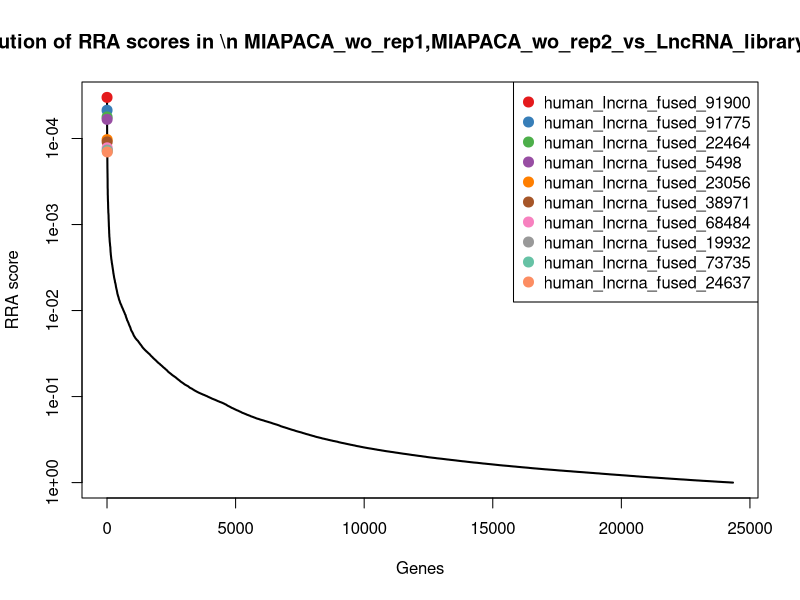
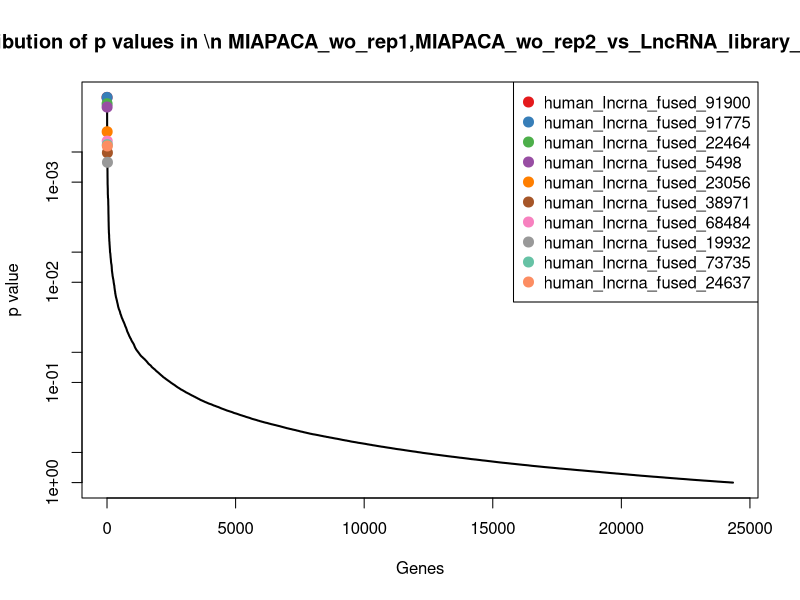
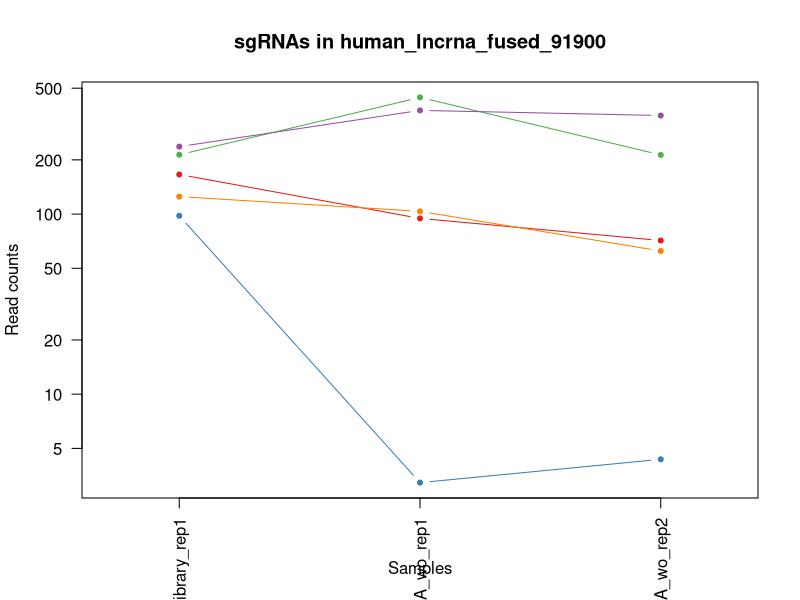
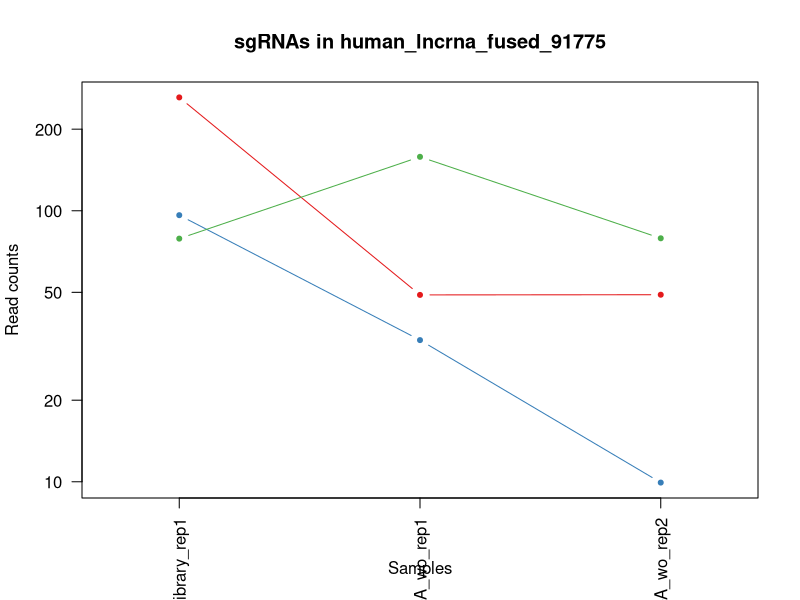
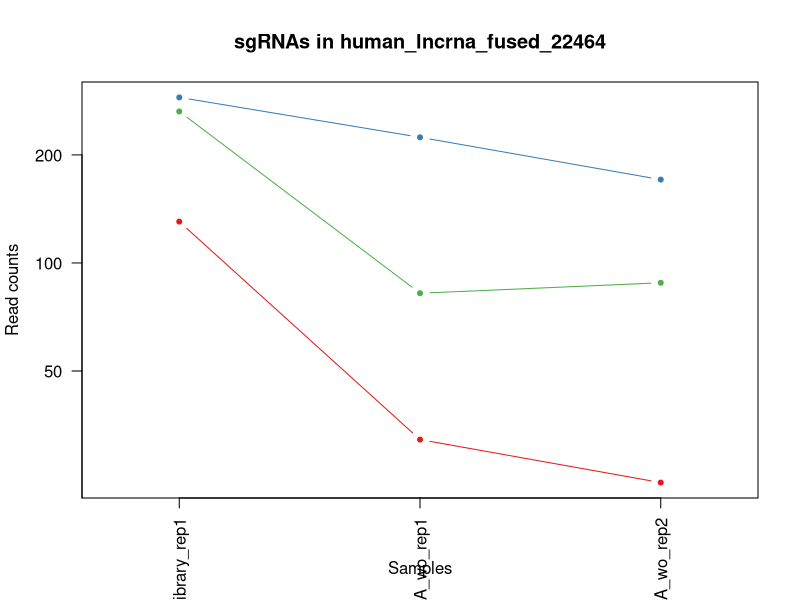
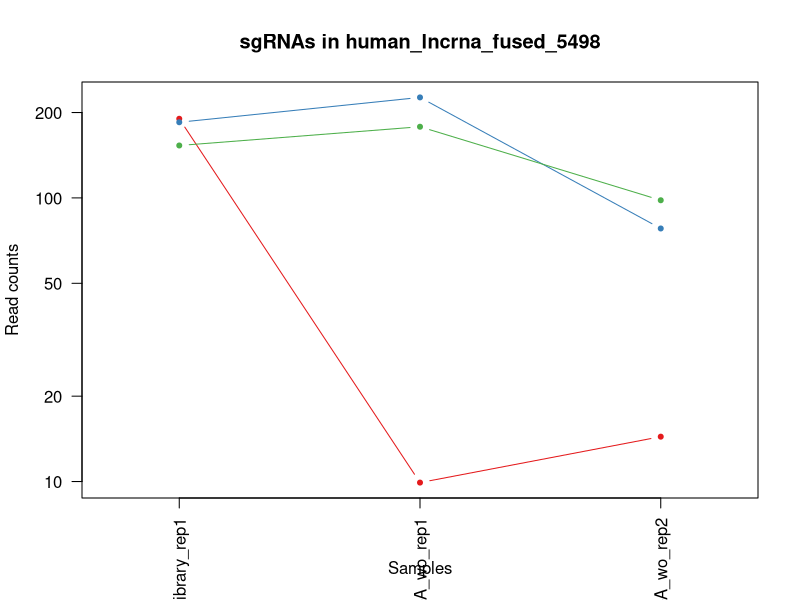
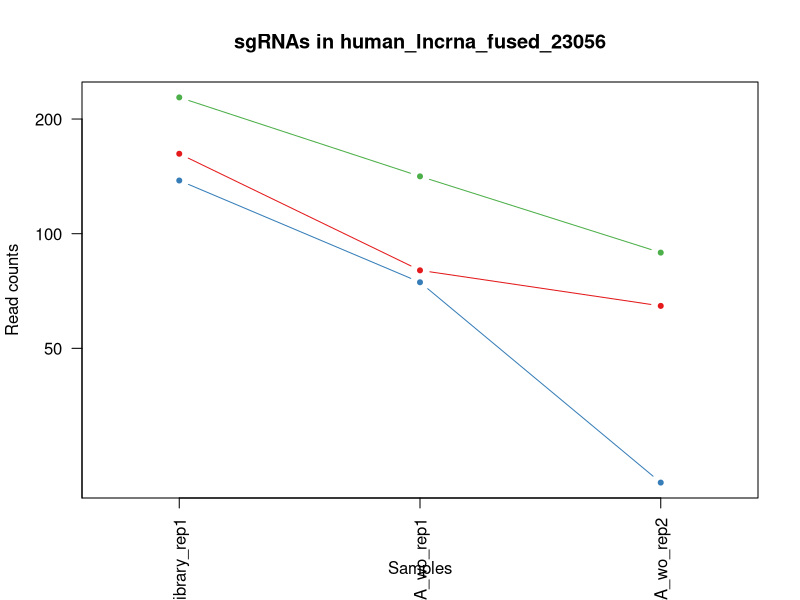
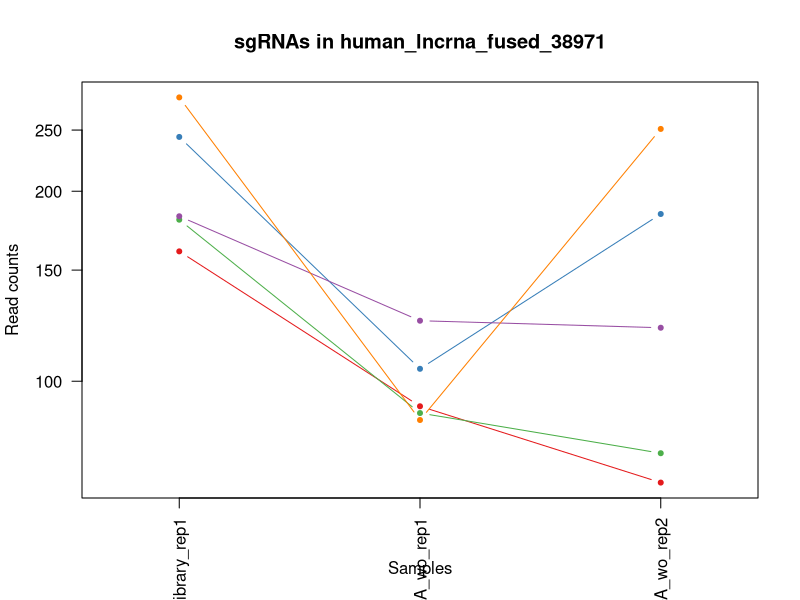

Write R code to recreate these figures, in order. (Note: this script raises an error after producing the figures.)
pdf(file='test_analysis_MIAPACA_wo.pdf',width=4.5,height=4.5);
gstable=read.table('test_analysis_MIAPACA_wo.gene_summary.txt',header=T)
# 
#
# parameters
# Do not modify the variables beginning with "__"

# gstablename='__GENE_SUMMARY_FILE__'
startindex=3
# outputfile='__OUTPUT_FILE__'
targetgenelist=c("human_lncrna_fused_91900","human_lncrna_fused_91775","human_lncrna_fused_22464","human_lncrna_fused_5498","human_lncrna_fused_23056","human_lncrna_fused_38971","human_lncrna_fused_68484","human_lncrna_fused_19932","human_lncrna_fused_73735","human_lncrna_fused_24637")
# samplelabel=sub('.\\w+.\\w+$','',colnames(gstable)[startindex]);
samplelabel='MIAPACA_wo_rep1,MIAPACA_wo_rep2_vs_LncRNA_library_rep1 neg.'


# You need to write some codes in front of this code:
# gstable=read.table(gstablename,header=T)
# pdf(file=outputfile,width=6,height=6)


# set up color using RColorBrewer
#library(RColorBrewer)
#colors <- brewer.pal(length(targetgenelist), "Set1")

colors=c( "#E41A1C", "#377EB8", "#4DAF4A", "#984EA3", "#FF7F00",  "#A65628", "#F781BF",
          "#999999", "#66C2A5", "#FC8D62", "#8DA0CB", "#E78AC3", "#A6D854", "#FFD92F", "#E5C494", "#B3B3B3", 
          "#8DD3C7", "#FFFFB3", "#BEBADA", "#FB8072", "#80B1D3", "#FDB462", "#B3DE69", "#FCCDE5",
          "#D9D9D9", "#BC80BD", "#CCEBC5", "#FFED6F")

######
# function definition

plotrankedvalues<-function(val, tglist, ...){
  
  plot(val,log='y',ylim=c(max(val),min(val)),type='l',lwd=2, ...)
  if(length(tglist)>0){
    for(i in 1:length(tglist)){
      targetgene=tglist[i];
      tx=which(names(val)==targetgene);ty=val[targetgene];
      points(tx,ty,col=colors[(i %% length(colors)) ],cex=2,pch=20)
      # text(tx+50,ty,targetgene,col=colors[i])
    }
    legend('topright',tglist,pch=20,pt.cex = 2,cex=1,col=colors)
  }
}



plotrandvalues<-function(val,targetgenelist, ...){
  # choose the one with the best distance distribution
  
  mindiffvalue=0;
  randval=val;
  for(i in 1:20){
    randval0=sample(val)
    vindex=sort(which(names(randval0) %in% targetgenelist))
    if(max(vindex)>0.9*length(val)){
      # print('pass...')
      next;
    }
    mindiffind=min(diff(vindex));
    if (mindiffind > mindiffvalue){
      mindiffvalue=mindiffind;
      randval=randval0;
      # print(paste('Diff: ',mindiffvalue))
    }
  }
  plot(randval,log='y',ylim=c(max(randval),min(randval)),pch=20,col='grey', ...)
  
  if(length(targetgenelist)>0){
    for(i in 1:length(targetgenelist)){
      targetgene=targetgenelist[i];
      tx=which(names(randval)==targetgene);ty=randval[targetgene];
      points(tx,ty,col=colors[(i %% length(colors)) ],cex=2,pch=20)
      text(tx+50,ty,targetgene,col=colors[i])
    }
  }
  
}




# set.seed(1235)



pvec=gstable[,startindex]
names(pvec)=gstable[,'id']
pvec=sort(pvec);

plotrankedvalues(pvec,targetgenelist,xlab='Genes',ylab='RRA score',main=paste('Distribution of RRA scores in \\n',samplelabel))

# plotrandvalues(pvec,targetgenelist,xlab='Genes',ylab='RRA score',main=paste('Distribution of RRA scores in \\n',samplelabel))


pvec=gstable[,startindex+1]
names(pvec)=gstable[,'id']
pvec=sort(pvec);

plotrankedvalues(pvec,targetgenelist,xlab='Genes',ylab='p value',main=paste('Distribution of p values in \\n',samplelabel))

# plotrandvalues(pvec,targetgenelist,xlab='Genes',ylab='p value',main=paste('Distribution of p values in \\n',samplelabel))



# you need to write after this code:
# dev.off()






# parameters
# Do not modify the variables beginning with "__"
targetmat=list(c(164.90016207520446,93.6117117128869,70.32229099201336),c(96.82211351204639,2.2288502788782614,3.3486805234292047),c(212.55479606941452,443.5412054967739,212.08309981718278),c(236.00390168561339,375.561271990987,351.61145496006685),c(124.05333293730925,102.52711282840039,61.39247626286886))
targetgene="human_lncrna_fused_91900"
collabel=c("LncRNA_library_rep1","MIAPACA_wo_rep1","MIAPACA_wo_rep2")

# set up color using RColorBrewer
#library(RColorBrewer)
#colors <- brewer.pal(length(targetgenelist), "Set1")

colors=c( "#E41A1C", "#377EB8", "#4DAF4A", "#984EA3", "#FF7F00",  "#A65628", "#F781BF",
          "#999999", "#66C2A5", "#FC8D62", "#8DA0CB", "#E78AC3", "#A6D854", "#FFD92F", "#E5C494", "#B3B3B3", 
          "#8DD3C7", "#FFFFB3", "#BEBADA", "#FB8072", "#80B1D3", "#FDB462", "#B3DE69", "#FCCDE5",
          "#D9D9D9", "#BC80BD", "#CCEBC5", "#FFED6F")


## code

targetmatvec=unlist(targetmat)+1
yrange=range(targetmatvec[targetmatvec>0]);
# yrange[1]=1; # set the minimum value to 1
for(i in 1:length(targetmat)){
  vali=targetmat[[i]]+1;
  if(i==1){
    plot(1:length(vali),vali,type='b',las=1,pch=20,main=paste('sgRNAs in',targetgene),ylab='Read counts',xlab='Samples',xlim=c(0.7,length(vali)+0.3),ylim = yrange,col=colors[(i %% length(colors))],xaxt='n',log='y')
    axis(1,at=1:length(vali),labels=(collabel),las=2)
    # lines(0:100,rep(1,101),col='black');
  }else{
    lines(1:length(vali),vali,type='b',pch=20,col=colors[(i %% length(colors))])
  }
}




# parameters
# Do not modify the variables beginning with "__"
targetmat=list(c(260.96585282543793,47.920280995882564,47.997754169151996),c(95.30926798842064,32.31832904373481,8.929814729144557),c(77.91154446672482,157.1339446609177,78.13587888001489))
targetgene="human_lncrna_fused_91775"
collabel=c("LncRNA_library_rep1","MIAPACA_wo_rep1","MIAPACA_wo_rep2")

# set up color using RColorBrewer
#library(RColorBrewer)
#colors <- brewer.pal(length(targetgenelist), "Set1")

colors=c( "#E41A1C", "#377EB8", "#4DAF4A", "#984EA3", "#FF7F00",  "#A65628", "#F781BF",
          "#999999", "#66C2A5", "#FC8D62", "#8DA0CB", "#E78AC3", "#A6D854", "#FFD92F", "#E5C494", "#B3B3B3", 
          "#8DD3C7", "#FFFFB3", "#BEBADA", "#FB8072", "#80B1D3", "#FDB462", "#B3DE69", "#FCCDE5",
          "#D9D9D9", "#BC80BD", "#CCEBC5", "#FFED6F")


## code

targetmatvec=unlist(targetmat)+1
yrange=range(targetmatvec[targetmatvec>0]);
# yrange[1]=1; # set the minimum value to 1
for(i in 1:length(targetmat)){
  vali=targetmat[[i]]+1;
  if(i==1){
    plot(1:length(vali),vali,type='b',las=1,pch=20,main=paste('sgRNAs in',targetgene),ylab='Read counts',xlab='Samples',xlim=c(0.7,length(vali)+0.3),ylim = yrange,col=colors[(i %% length(colors))],xaxt='n',log='y')
    axis(1,at=1:length(vali),labels=(collabel),las=2)
    # lines(0:100,rep(1,101),col='black');
  }else{
    lines(1:length(vali),vali,type='b',pch=20,col=colors[(i %% length(colors))])
  }
}




# parameters
# Do not modify the variables beginning with "__"
targetmat=list(c(129.34829226999946,31.2039039042956,23.440763664004454),c(288.1970722507004,222.88502788782614,169.6664798537462),c(263.23512111087587,81.35303517905649,87.06569360915948))
targetgene="human_lncrna_fused_22464"
collabel=c("LncRNA_library_rep1","MIAPACA_wo_rep1","MIAPACA_wo_rep2")

# set up color using RColorBrewer
#library(RColorBrewer)
#colors <- brewer.pal(length(targetgenelist), "Set1")

colors=c( "#E41A1C", "#377EB8", "#4DAF4A", "#984EA3", "#FF7F00",  "#A65628", "#F781BF",
          "#999999", "#66C2A5", "#FC8D62", "#8DA0CB", "#E78AC3", "#A6D854", "#FFD92F", "#E5C494", "#B3B3B3", 
          "#8DD3C7", "#FFFFB3", "#BEBADA", "#FB8072", "#80B1D3", "#FDB462", "#B3DE69", "#FCCDE5",
          "#D9D9D9", "#BC80BD", "#CCEBC5", "#FFED6F")


## code

targetmatvec=unlist(targetmat)+1
yrange=range(targetmatvec[targetmatvec>0]);
# yrange[1]=1; # set the minimum value to 1
for(i in 1:length(targetmat)){
  vali=targetmat[[i]]+1;
  if(i==1){
    plot(1:length(vali),vali,type='b',las=1,pch=20,main=paste('sgRNAs in',targetgene),ylab='Read counts',xlab='Samples',xlim=c(0.7,length(vali)+0.3),ylim = yrange,col=colors[(i %% length(colors))],xaxt='n',log='y')
    axis(1,at=1:length(vali),labels=(collabel),las=2)
    # lines(0:100,rep(1,101),col='black');
  }else{
    lines(1:length(vali),vali,type='b',pch=20,col=colors[(i %% length(colors))])
  }
}




# parameters
# Do not modify the variables beginning with "__"
targetmat=list(c(189.10569045321563,8.915401115513037,13.39472209371686),c(183.81073112052542,225.11387816670458,77.01965203887178),c(152.04097512438503,177.1935971708215,97.11173517944708))
targetgene="human_lncrna_fused_5498"
collabel=c("LncRNA_library_rep1","MIAPACA_wo_rep1","MIAPACA_wo_rep2")

# set up color using RColorBrewer
#library(RColorBrewer)
#colors <- brewer.pal(length(targetgenelist), "Set1")

colors=c( "#E41A1C", "#377EB8", "#4DAF4A", "#984EA3", "#FF7F00",  "#A65628", "#F781BF",
          "#999999", "#66C2A5", "#FC8D62", "#8DA0CB", "#E78AC3", "#A6D854", "#FFD92F", "#E5C494", "#B3B3B3", 
          "#8DD3C7", "#FFFFB3", "#BEBADA", "#FB8072", "#80B1D3", "#FDB462", "#B3DE69", "#FCCDE5",
          "#D9D9D9", "#BC80BD", "#CCEBC5", "#FFED6F")


## code

targetmatvec=unlist(targetmat)+1
yrange=range(targetmatvec[targetmatvec>0]);
# yrange[1]=1; # set the minimum value to 1
for(i in 1:length(targetmat)){
  vali=targetmat[[i]]+1;
  if(i==1){
    plot(1:length(vali),vali,type='b',las=1,pch=20,main=paste('sgRNAs in',targetgene),ylab='Read counts',xlab='Samples',xlim=c(0.7,length(vali)+0.3),ylim = yrange,col=colors[(i %% length(colors))],xaxt='n',log='y')
    axis(1,at=1:length(vali),labels=(collabel),las=2)
    # lines(0:100,rep(1,101),col='black');
  }else{
    lines(1:length(vali),vali,type='b',pch=20,col=colors[(i %% length(colors))])
  }
}




# parameters
# Do not modify the variables beginning with "__"
targetmat=list(c(161.11804826613988,79.12418490017826,63.62492994515493),c(136.91251988812766,73.5520592029826,21.208309981718276),c(226.9268285438586,140.41756756933057,88.18192045030248))
targetgene="human_lncrna_fused_23056"
collabel=c("LncRNA_library_rep1","MIAPACA_wo_rep1","MIAPACA_wo_rep2")

# set up color using RColorBrewer
#library(RColorBrewer)
#colors <- brewer.pal(length(targetgenelist), "Set1")

colors=c( "#E41A1C", "#377EB8", "#4DAF4A", "#984EA3", "#FF7F00",  "#A65628", "#F781BF",
          "#999999", "#66C2A5", "#FC8D62", "#8DA0CB", "#E78AC3", "#A6D854", "#FFD92F", "#E5C494", "#B3B3B3", 
          "#8DD3C7", "#FFFFB3", "#BEBADA", "#FB8072", "#80B1D3", "#FDB462", "#B3DE69", "#FCCDE5",
          "#D9D9D9", "#BC80BD", "#CCEBC5", "#FFED6F")


## code

targetmatvec=unlist(targetmat)+1
yrange=range(targetmatvec[targetmatvec>0]);
# yrange[1]=1; # set the minimum value to 1
for(i in 1:length(targetmat)){
  vali=targetmat[[i]]+1;
  if(i==1){
    plot(1:length(vali),vali,type='b',las=1,pch=20,main=paste('sgRNAs in',targetgene),ylab='Read counts',xlab='Samples',xlim=c(0.7,length(vali)+0.3),ylim = yrange,col=colors[(i %% length(colors))],xaxt='n',log='y')
    axis(1,at=1:length(vali),labels=(collabel),las=2)
    # lines(0:100,rep(1,101),col='black');
  }else{
    lines(1:length(vali),vali,type='b',pch=20,col=colors[(i %% length(colors))])
  }
}




# parameters
# Do not modify the variables beginning with "__"
targetmat=list(c(159.60520274251422,90.26843629456958,68.0898373097273),c(242.8117065419283,103.6415379678386,183.0612019474631),c(179.2721945496485,88.03958601569126,75.90342519772871),c(181.54146283508646,123.7011904777434,120.55249884345174),c(280.63284463257224,85.81073573681303,250.03481241604737))
targetgene="human_lncrna_fused_38971"
collabel=c("LncRNA_library_rep1","MIAPACA_wo_rep1","MIAPACA_wo_rep2")

# set up color using RColorBrewer
#library(RColorBrewer)
#colors <- brewer.pal(length(targetgenelist), "Set1")

colors=c( "#E41A1C", "#377EB8", "#4DAF4A", "#984EA3", "#FF7F00",  "#A65628", "#F781BF",
          "#999999", "#66C2A5", "#FC8D62", "#8DA0CB", "#E78AC3", "#A6D854", "#FFD92F", "#E5C494", "#B3B3B3", 
          "#8DD3C7", "#FFFFB3", "#BEBADA", "#FB8072", "#80B1D3", "#FDB462", "#B3DE69", "#FCCDE5",
          "#D9D9D9", "#BC80BD", "#CCEBC5", "#FFED6F")


## code

targetmatvec=unlist(targetmat)+1
yrange=range(targetmatvec[targetmatvec>0]);
# yrange[1]=1; # set the minimum value to 1
for(i in 1:length(targetmat)){
  vali=targetmat[[i]]+1;
  if(i==1){
    plot(1:length(vali),vali,type='b',las=1,pch=20,main=paste('sgRNAs in',targetgene),ylab='Read counts',xlab='Samples',xlim=c(0.7,length(vali)+0.3),ylim = yrange,col=colors[(i %% length(colors))],xaxt='n',log='y')
    axis(1,at=1:length(vali),labels=(collabel),las=2)
    # lines(0:100,rep(1,101),col='black');
  }else{
    lines(1:length(vali),vali,type='b',pch=20,col=colors[(i %% length(colors))])
  }
}




# parameters
# Do not modify the variables beginning with "__"
targetmat=list(c(228.43967406748422,55.721256971956535,69.20606415087038),c(245.83739758918054,84.69631059737392,82.60078624458714),c(272.3121942526307,365.5314457360351,246.6861318926179))
targetgene="human_lncrna_fused_68484"
collabel=c("LncRNA_library_rep1","MIAPACA_wo_rep1","MIAPACA_wo_rep2")

# set up color using RColorBrewer
#library(RColorBrewer)
#colors <- brewer.pal(length(targetgenelist), "Set1")

colors=c( "#E41A1C", "#377EB8", "#4DAF4A", "#984EA3", "#FF7F00",  "#A65628", "#F781BF",
          "#999999", "#66C2A5", "#FC8D62", "#8DA0CB", "#E78AC3", "#A6D854", "#FFD92F", "#E5C494", "#B3B3B3", 
          "#8DD3C7", "#FFFFB3", "#BEBADA", "#FB8072", "#80B1D3", "#FDB462", "#B3DE69", "#FCCDE5",
          "#D9D9D9", "#BC80BD", "#CCEBC5", "#FFED6F")


## code

targetmatvec=unlist(targetmat)+1
yrange=range(targetmatvec[targetmatvec>0]);
# yrange[1]=1; # set the minimum value to 1
for(i in 1:length(targetmat)){
  vali=targetmat[[i]]+1;
  if(i==1){
    plot(1:length(vali),vali,type='b',las=1,pch=20,main=paste('sgRNAs in',targetgene),ylab='Read counts',xlab='Samples',xlim=c(0.7,length(vali)+0.3),ylim = yrange,col=colors[(i %% length(colors))],xaxt='n',log='y')
    axis(1,at=1:length(vali),labels=(collabel),las=2)
    # lines(0:100,rep(1,101),col='black');
  }else{
    lines(1:length(vali),vali,type='b',pch=20,col=colors[(i %% length(colors))])
  }
}




# parameters
# Do not modify the variables beginning with "__"
targetmat=list(c(251.88877968368308,130.38774131437864,79.25210572115797),c(213.31121883122682,122.58676533830418,168.55025301260375),c(159.60520274251422,45.69143071700434,68.0898373097273),c(257.94016177818565,78.00975976073916,152.9230772366009),c(245.08097482736724,482.54608537714324,667.503651003556))
targetgene="human_lncrna_fused_19932"
collabel=c("LncRNA_library_rep1","MIAPACA_wo_rep1","MIAPACA_wo_rep2")

# set up color using RColorBrewer
#library(RColorBrewer)
#colors <- brewer.pal(length(targetgenelist), "Set1")

colors=c( "#E41A1C", "#377EB8", "#4DAF4A", "#984EA3", "#FF7F00",  "#A65628", "#F781BF",
          "#999999", "#66C2A5", "#FC8D62", "#8DA0CB", "#E78AC3", "#A6D854", "#FFD92F", "#E5C494", "#B3B3B3", 
          "#8DD3C7", "#FFFFB3", "#BEBADA", "#FB8072", "#80B1D3", "#FDB462", "#B3DE69", "#FCCDE5",
          "#D9D9D9", "#BC80BD", "#CCEBC5", "#FFED6F")


## code

targetmatvec=unlist(targetmat)+1
yrange=range(targetmatvec[targetmatvec>0]);
# yrange[1]=1; # set the minimum value to 1
for(i in 1:length(targetmat)){
  vali=targetmat[[i]]+1;
  if(i==1){
    plot(1:length(vali),vali,type='b',las=1,pch=20,main=paste('sgRNAs in',targetgene),ylab='Read counts',xlab='Samples',xlim=c(0.7,length(vali)+0.3),ylim = yrange,col=colors[(i %% length(colors))],xaxt='n',log='y')
    axis(1,at=1:length(vali),labels=(collabel),las=2)
    # lines(0:100,rep(1,101),col='black');
  }else{
    lines(1:length(vali),vali,type='b',pch=20,col=colors[(i %% length(colors))])
  }
}




# parameters
# Do not modify the variables beginning with "__"
targetmat=list(c(285.17138120344913,37.890454740930466,37.951712598864404),c(144.47674750625686,80.23861003961737,65.85738362744111),c(236.00390168561339,242.94468039772997,329.28691813720604))
targetgene="human_lncrna_fused_73735"
collabel=c("LncRNA_library_rep1","MIAPACA_wo_rep1","MIAPACA_wo_rep2")

# set up color using RColorBrewer
#library(RColorBrewer)
#colors <- brewer.pal(length(targetgenelist), "Set1")

colors=c( "#E41A1C", "#377EB8", "#4DAF4A", "#984EA3", "#FF7F00",  "#A65628", "#F781BF",
          "#999999", "#66C2A5", "#FC8D62", "#8DA0CB", "#E78AC3", "#A6D854", "#FFD92F", "#E5C494", "#B3B3B3", 
          "#8DD3C7", "#FFFFB3", "#BEBADA", "#FB8072", "#80B1D3", "#FDB462", "#B3DE69", "#FCCDE5",
          "#D9D9D9", "#BC80BD", "#CCEBC5", "#FFED6F")


## code

targetmatvec=unlist(targetmat)+1
yrange=range(targetmatvec[targetmatvec>0]);
# yrange[1]=1; # set the minimum value to 1
for(i in 1:length(targetmat)){
  vali=targetmat[[i]]+1;
  if(i==1){
    plot(1:length(vali),vali,type='b',las=1,pch=20,main=paste('sgRNAs in',targetgene),ylab='Read counts',xlab='Samples',xlim=c(0.7,length(vali)+0.3),ylim = yrange,col=colors[(i %% length(colors))],xaxt='n',log='y')
    axis(1,at=1:length(vali),labels=(collabel),las=2)
    # lines(0:100,rep(1,101),col='black');
  }else{
    lines(1:length(vali),vali,type='b',pch=20,col=colors[(i %% length(colors))])
  }
}




# parameters
# Do not modify the variables beginning with "__"
targetmat=list(c(228.43967406748422,103.6415379678386,108.27400359087736),c(239.786015494677,141.53199270876976,108.27400359087736),c(155.0666661716363,45.69143071700434,93.76305465601781))
targetgene="human_lncrna_fused_24637"
collabel=c("LncRNA_library_rep1","MIAPACA_wo_rep1","MIAPACA_wo_rep2")

# set up color using RColorBrewer
#library(RColorBrewer)
#colors <- brewer.pal(length(targetgenelist), "Set1")

colors=c( "#E41A1C", "#377EB8", "#4DAF4A", "#984EA3", "#FF7F00",  "#A65628", "#F781BF",
          "#999999", "#66C2A5", "#FC8D62", "#8DA0CB", "#E78AC3", "#A6D854", "#FFD92F", "#E5C494", "#B3B3B3", 
          "#8DD3C7", "#FFFFB3", "#BEBADA", "#FB8072", "#80B1D3", "#FDB462", "#B3DE69", "#FCCDE5",
          "#D9D9D9", "#BC80BD", "#CCEBC5", "#FFED6F")


## code

targetmatvec=unlist(targetmat)+1
yrange=range(targetmatvec[targetmatvec>0]);
# yrange[1]=1; # set the minimum value to 1
for(i in 1:length(targetmat)){
  vali=targetmat[[i]]+1;
  if(i==1){
    plot(1:length(vali),vali,type='b',las=1,pch=20,main=paste('sgRNAs in',targetgene),ylab='Read counts',xlab='Samples',xlim=c(0.7,length(vali)+0.3),ylim = yrange,col=colors[(i %% length(colors))],xaxt='n',log='y')
    axis(1,at=1:length(vali),labels=(collabel),las=2)
    # lines(0:100,rep(1,101),col='black');
  }else{
    lines(1:length(vali),vali,type='b',pch=20,col=colors[(i %% length(colors))])
  }
}



# 
#
# parameters
# Do not modify the variables beginning with "__"

# gstablename='__GENE_SUMMARY_FILE__'
startindex=9
# outputfile='__OUTPUT_FILE__'
targetgenelist=c("human_lncrna_fused_7155","human_lncrna_fused_54915","human_lncrna_fused_11862","ENST00000611405","human_lncrna_fused_55290","human_lncrna_fused_50477","human_lncrna_fused_62737","human_lncrna_fused_75453","human_lncrna_fused_49762","human_lncrna_fused_87656")
# samplelabel=sub('.\\w+.\\w+$','',colnames(gstable)[startindex]);
samplelabel='MIAPACA_wo_rep1,MIAPACA_wo_rep2_vs_LncRNA_library_rep1 pos.'


# You need to write some codes in front of this code:
# gstable=read.table(gstablename,header=T)
# pdf(file=outputfile,width=6,height=6)


# set up color using RColorBrewer
#library(RColorBrewer)
#colors <- brewer.pal(length(targetgenelist), "Set1")

colors=c( "#E41A1C", "#377EB8", "#4DAF4A", "#984EA3", "#FF7F00",  "#A65628", "#F781BF",
          "#999999", "#66C2A5", "#FC8D62", "#8DA0CB", "#E78AC3", "#A6D854", "#FFD92F", "#E5C494", "#B3B3B3", 
          "#8DD3C7", "#FFFFB3", "#BEBADA", "#FB8072", "#80B1D3", "#FDB462", "#B3DE69", "#FCCDE5",
          "#D9D9D9", "#BC80BD", "#CCEBC5", "#FFED6F")

######
# function definition

plotrankedvalues<-function(val, tglist, ...){
  
  plot(val,log='y',ylim=c(max(val),min(val)),type='l',lwd=2, ...)
  if(length(tglist)>0){
    for(i in 1:length(tglist)){
      targetgene=tglist[i];
      tx=which(names(val)==targetgene);ty=val[targetgene];
      points(tx,ty,col=colors[(i %% length(colors)) ],cex=2,pch=20)
      # text(tx+50,ty,targetgene,col=colors[i])
    }
    legend('topright',tglist,pch=20,pt.cex = 2,cex=1,col=colors)
  }
}



plotrandvalues<-function(val,targetgenelist, ...){
  # choose the one with the best distance distribution
  
  mindiffvalue=0;
  randval=val;
  for(i in 1:20){
    randval0=sample(val)
    vindex=sort(which(names(randval0) %in% targetgenelist))
    if(max(vindex)>0.9*length(val)){
      # print('pass...')
      next;
    }
    mindiffind=min(diff(vindex));
    if (mindiffind > mindiffvalue){
      mindiffvalue=mindiffind;
      randval=randval0;
      # print(paste('Diff: ',mindiffvalue))
    }
  }
  plot(randval,log='y',ylim=c(max(randval),min(randval)),pch=20,col='grey', ...)
  
  if(length(targetgenelist)>0){
    for(i in 1:length(targetgenelist)){
      targetgene=targetgenelist[i];
      tx=which(names(randval)==targetgene);ty=randval[targetgene];
      points(tx,ty,col=colors[(i %% length(colors)) ],cex=2,pch=20)
      text(tx+50,ty,targetgene,col=colors[i])
    }
  }
  
}




# set.seed(1235)



pvec=gstable[,startindex]
names(pvec)=gstable[,'id']
pvec=sort(pvec);

plotrankedvalues(pvec,targetgenelist,xlab='Genes',ylab='RRA score',main=paste('Distribution of RRA scores in \\n',samplelabel))

# plotrandvalues(pvec,targetgenelist,xlab='Genes',ylab='RRA score',main=paste('Distribution of RRA scores in \\n',samplelabel))


pvec=gstable[,startindex+1]
names(pvec)=gstable[,'id']
pvec=sort(pvec);

plotrankedvalues(pvec,targetgenelist,xlab='Genes',ylab='p value',main=paste('Distribution of p values in \\n',samplelabel))

# plotrandvalues(pvec,targetgenelist,xlab='Genes',ylab='p value',main=paste('Distribution of p values in \\n',samplelabel))



# you need to write after this code:
# dev.off()






# parameters
# Do not modify the variables beginning with "__"
targetmat=list(c(152.79739788619835,402.30747533752606,446.49073645722837),c(293.49203158339066,745.550418284778,836.0539040161597),c(232.2217878765488,454.68545689116496,668.6198778446985))
targetgene="human_lncrna_fused_7155"
collabel=c("LncRNA_library_rep1","MIAPACA_wo_rep1","MIAPACA_wo_rep2")

# set up color using RColorBrewer
#library(RColorBrewer)
#colors <- brewer.pal(length(targetgenelist), "Set1")

colors=c( "#E41A1C", "#377EB8", "#4DAF4A", "#984EA3", "#FF7F00",  "#A65628", "#F781BF",
          "#999999", "#66C2A5", "#FC8D62", "#8DA0CB", "#E78AC3", "#A6D854", "#FFD92F", "#E5C494", "#B3B3B3", 
          "#8DD3C7", "#FFFFB3", "#BEBADA", "#FB8072", "#80B1D3", "#FDB462", "#B3DE69", "#FCCDE5",
          "#D9D9D9", "#BC80BD", "#CCEBC5", "#FFED6F")


## code

targetmatvec=unlist(targetmat)+1
yrange=range(targetmatvec[targetmatvec>0]);
# yrange[1]=1; # set the minimum value to 1
for(i in 1:length(targetmat)){
  vali=targetmat[[i]]+1;
  if(i==1){
    plot(1:length(vali),vali,type='b',las=1,pch=20,main=paste('sgRNAs in',targetgene),ylab='Read counts',xlab='Samples',xlim=c(0.7,length(vali)+0.3),ylim = yrange,col=colors[(i %% length(colors))],xaxt='n',log='y')
    axis(1,at=1:length(vali),labels=(collabel),las=2)
    # lines(0:100,rep(1,101),col='black');
  }else{
    lines(1:length(vali),vali,type='b',pch=20,col=colors[(i %% length(colors))])
  }
}




# parameters
# Do not modify the variables beginning with "__"
targetmat=list(c(287.440649488888,387.8199485248174,858.3784408390205),c(208.77268226034994,689.8291613128214,559.2296474126777),c(341.1466655776007,815.7592020694433,914.1897828961739))
targetgene="human_lncrna_fused_54915"
collabel=c("LncRNA_library_rep1","MIAPACA_wo_rep1","MIAPACA_wo_rep2")

# set up color using RColorBrewer
#library(RColorBrewer)
#colors <- brewer.pal(length(targetgenelist), "Set1")

colors=c( "#E41A1C", "#377EB8", "#4DAF4A", "#984EA3", "#FF7F00",  "#A65628", "#F781BF",
          "#999999", "#66C2A5", "#FC8D62", "#8DA0CB", "#E78AC3", "#A6D854", "#FFD92F", "#E5C494", "#B3B3B3", 
          "#8DD3C7", "#FFFFB3", "#BEBADA", "#FB8072", "#80B1D3", "#FDB462", "#B3DE69", "#FCCDE5",
          "#D9D9D9", "#BC80BD", "#CCEBC5", "#FFED6F")


## code

targetmatvec=unlist(targetmat)+1
yrange=range(targetmatvec[targetmatvec>0]);
# yrange[1]=1; # set the minimum value to 1
for(i in 1:length(targetmat)){
  vali=targetmat[[i]]+1;
  if(i==1){
    plot(1:length(vali),vali,type='b',las=1,pch=20,main=paste('sgRNAs in',targetgene),ylab='Read counts',xlab='Samples',xlim=c(0.7,length(vali)+0.3),ylim = yrange,col=colors[(i %% length(colors))],xaxt='n',log='y')
    axis(1,at=1:length(vali),labels=(collabel),las=2)
    # lines(0:100,rep(1,101),col='black');
  }else{
    lines(1:length(vali),vali,type='b',pch=20,col=colors[(i %% length(colors))])
  }
}




# parameters
# Do not modify the variables beginning with "__"
targetmat=list(c(167.92585312245572,4021.9603282358244,114.9713646377363),c(208.77268226034994,147.1041184059648,116.08759147887878),c(367.62146224105084,248.516806094926,313.6597423612022),c(332.82601519765916,319.8400150190305,313.6597423612022))
targetgene="human_lncrna_fused_11862"
collabel=c("LncRNA_library_rep1","MIAPACA_wo_rep1","MIAPACA_wo_rep2")

# set up color using RColorBrewer
#library(RColorBrewer)
#colors <- brewer.pal(length(targetgenelist), "Set1")

colors=c( "#E41A1C", "#377EB8", "#4DAF4A", "#984EA3", "#FF7F00",  "#A65628", "#F781BF",
          "#999999", "#66C2A5", "#FC8D62", "#8DA0CB", "#E78AC3", "#A6D854", "#FFD92F", "#E5C494", "#B3B3B3", 
          "#8DD3C7", "#FFFFB3", "#BEBADA", "#FB8072", "#80B1D3", "#FDB462", "#B3DE69", "#FCCDE5",
          "#D9D9D9", "#BC80BD", "#CCEBC5", "#FFED6F")


## code

targetmatvec=unlist(targetmat)+1
yrange=range(targetmatvec[targetmatvec>0]);
# yrange[1]=1; # set the minimum value to 1
for(i in 1:length(targetmat)){
  vali=targetmat[[i]]+1;
  if(i==1){
    plot(1:length(vali),vali,type='b',las=1,pch=20,main=paste('sgRNAs in',targetgene),ylab='Read counts',xlab='Samples',xlim=c(0.7,length(vali)+0.3),ylim = yrange,col=colors[(i %% length(colors))],xaxt='n',log='y')
    axis(1,at=1:length(vali),labels=(collabel),las=2)
    # lines(0:100,rep(1,101),col='black');
  }else{
    lines(1:length(vali),vali,type='b',pch=20,col=colors[(i %% length(colors))])
  }
}




# parameters
# Do not modify the variables beginning with "__"
targetmat=list(c(213.31121883122682,709.8888138227262,663.0387436389831),c(174.7336579787716,972.89314673036,978.9309396824723),c(193.64422702409257,196.13882454128708,254.49971978062032))
targetgene="ENST00000611405"
collabel=c("LncRNA_library_rep1","MIAPACA_wo_rep1","MIAPACA_wo_rep2")

# set up color using RColorBrewer
#library(RColorBrewer)
#colors <- brewer.pal(length(targetgenelist), "Set1")

colors=c( "#E41A1C", "#377EB8", "#4DAF4A", "#984EA3", "#FF7F00",  "#A65628", "#F781BF",
          "#999999", "#66C2A5", "#FC8D62", "#8DA0CB", "#E78AC3", "#A6D854", "#FFD92F", "#E5C494", "#B3B3B3", 
          "#8DD3C7", "#FFFFB3", "#BEBADA", "#FB8072", "#80B1D3", "#FDB462", "#B3DE69", "#FCCDE5",
          "#D9D9D9", "#BC80BD", "#CCEBC5", "#FFED6F")


## code

targetmatvec=unlist(targetmat)+1
yrange=range(targetmatvec[targetmatvec>0]);
# yrange[1]=1; # set the minimum value to 1
for(i in 1:length(targetmat)){
  vali=targetmat[[i]]+1;
  if(i==1){
    plot(1:length(vali),vali,type='b',las=1,pch=20,main=paste('sgRNAs in',targetgene),ylab='Read counts',xlab='Samples',xlim=c(0.7,length(vali)+0.3),ylim = yrange,col=colors[(i %% length(colors))],xaxt='n',log='y')
    axis(1,at=1:length(vali),labels=(collabel),las=2)
    # lines(0:100,rep(1,101),col='black');
  }else{
    lines(1:length(vali),vali,type='b',pch=20,col=colors[(i %% length(colors))])
  }
}




# parameters
# Do not modify the variables beginning with "__"
targetmat=list(c(176.24650350239722,61.29338266915219,319.2408765669177),c(173.22081245514596,264.118758047074,270.1268955566232),c(173.22081245514596,921.6295903161603,1395.2835514288404))
targetgene="human_lncrna_fused_55290"
collabel=c("LncRNA_library_rep1","MIAPACA_wo_rep1","MIAPACA_wo_rep2")

# set up color using RColorBrewer
#library(RColorBrewer)
#colors <- brewer.pal(length(targetgenelist), "Set1")

colors=c( "#E41A1C", "#377EB8", "#4DAF4A", "#984EA3", "#FF7F00",  "#A65628", "#F781BF",
          "#999999", "#66C2A5", "#FC8D62", "#8DA0CB", "#E78AC3", "#A6D854", "#FFD92F", "#E5C494", "#B3B3B3", 
          "#8DD3C7", "#FFFFB3", "#BEBADA", "#FB8072", "#80B1D3", "#FDB462", "#B3DE69", "#FCCDE5",
          "#D9D9D9", "#BC80BD", "#CCEBC5", "#FFED6F")


## code

targetmatvec=unlist(targetmat)+1
yrange=range(targetmatvec[targetmatvec>0]);
# yrange[1]=1; # set the minimum value to 1
for(i in 1:length(targetmat)){
  vali=targetmat[[i]]+1;
  if(i==1){
    plot(1:length(vali),vali,type='b',las=1,pch=20,main=paste('sgRNAs in',targetgene),ylab='Read counts',xlab='Samples',xlim=c(0.7,length(vali)+0.3),ylim = yrange,col=colors[(i %% length(colors))],xaxt='n',log='y')
    axis(1,at=1:length(vali),labels=(collabel),las=2)
    # lines(0:100,rep(1,101),col='black');
  }else{
    lines(1:length(vali),vali,type='b',pch=20,col=colors[(i %% length(colors))])
  }
}




# parameters
# Do not modify the variables beginning with "__"
targetmat=list(c(112.70699151011647,1251.4994315901447,173.0151603771757),c(138.42536541175332,43.46258043812612,99.34418886173327))
targetgene="human_lncrna_fused_50477"
collabel=c("LncRNA_library_rep1","MIAPACA_wo_rep1","MIAPACA_wo_rep2")

# set up color using RColorBrewer
#library(RColorBrewer)
#colors <- brewer.pal(length(targetgenelist), "Set1")

colors=c( "#E41A1C", "#377EB8", "#4DAF4A", "#984EA3", "#FF7F00",  "#A65628", "#F781BF",
          "#999999", "#66C2A5", "#FC8D62", "#8DA0CB", "#E78AC3", "#A6D854", "#FFD92F", "#E5C494", "#B3B3B3", 
          "#8DD3C7", "#FFFFB3", "#BEBADA", "#FB8072", "#80B1D3", "#FDB462", "#B3DE69", "#FCCDE5",
          "#D9D9D9", "#BC80BD", "#CCEBC5", "#FFED6F")


## code

targetmatvec=unlist(targetmat)+1
yrange=range(targetmatvec[targetmatvec>0]);
# yrange[1]=1; # set the minimum value to 1
for(i in 1:length(targetmat)){
  vali=targetmat[[i]]+1;
  if(i==1){
    plot(1:length(vali),vali,type='b',las=1,pch=20,main=paste('sgRNAs in',targetgene),ylab='Read counts',xlab='Samples',xlim=c(0.7,length(vali)+0.3),ylim = yrange,col=colors[(i %% length(colors))],xaxt='n',log='y')
    axis(1,at=1:length(vali),labels=(collabel),las=2)
    # lines(0:100,rep(1,101),col='black');
  }else{
    lines(1:length(vali),vali,type='b',pch=20,col=colors[(i %% length(colors))])
  }
}




# parameters
# Do not modify the variables beginning with "__"
targetmat=list(c(246.59382035099284,309.8101887640786,699.8742293967051),c(218.60617816391706,502.60573788704806,312.54351552005977),c(228.43967406748422,288.63611111473455,273.4755760800516),c(158.09235721888857,157.1339446609177,598.2975868526858),c(173.97723521695826,263.00433290763476,840.5188113807317))
targetgene="human_lncrna_fused_62737"
collabel=c("LncRNA_library_rep1","MIAPACA_wo_rep1","MIAPACA_wo_rep2")

# set up color using RColorBrewer
#library(RColorBrewer)
#colors <- brewer.pal(length(targetgenelist), "Set1")

colors=c( "#E41A1C", "#377EB8", "#4DAF4A", "#984EA3", "#FF7F00",  "#A65628", "#F781BF",
          "#999999", "#66C2A5", "#FC8D62", "#8DA0CB", "#E78AC3", "#A6D854", "#FFD92F", "#E5C494", "#B3B3B3", 
          "#8DD3C7", "#FFFFB3", "#BEBADA", "#FB8072", "#80B1D3", "#FDB462", "#B3DE69", "#FCCDE5",
          "#D9D9D9", "#BC80BD", "#CCEBC5", "#FFED6F")


## code

targetmatvec=unlist(targetmat)+1
yrange=range(targetmatvec[targetmatvec>0]);
# yrange[1]=1; # set the minimum value to 1
for(i in 1:length(targetmat)){
  vali=targetmat[[i]]+1;
  if(i==1){
    plot(1:length(vali),vali,type='b',las=1,pch=20,main=paste('sgRNAs in',targetgene),ylab='Read counts',xlab='Samples',xlim=c(0.7,length(vali)+0.3),ylim = yrange,col=colors[(i %% length(colors))],xaxt='n',log='y')
    axis(1,at=1:length(vali),labels=(collabel),las=2)
    # lines(0:100,rep(1,101),col='black');
  }else{
    lines(1:length(vali),vali,type='b',pch=20,col=colors[(i %% length(colors))])
  }
}




# parameters
# Do not modify the variables beginning with "__"
targetmat=list(c(213.31121883122682,663.0829579662824,494.4884906263803),c(153.55382064801069,924.972865734478,266.7782150331937))
targetgene="human_lncrna_fused_75453"
collabel=c("LncRNA_library_rep1","MIAPACA_wo_rep1","MIAPACA_wo_rep2")

# set up color using RColorBrewer
#library(RColorBrewer)
#colors <- brewer.pal(length(targetgenelist), "Set1")

colors=c( "#E41A1C", "#377EB8", "#4DAF4A", "#984EA3", "#FF7F00",  "#A65628", "#F781BF",
          "#999999", "#66C2A5", "#FC8D62", "#8DA0CB", "#E78AC3", "#A6D854", "#FFD92F", "#E5C494", "#B3B3B3", 
          "#8DD3C7", "#FFFFB3", "#BEBADA", "#FB8072", "#80B1D3", "#FDB462", "#B3DE69", "#FCCDE5",
          "#D9D9D9", "#BC80BD", "#CCEBC5", "#FFED6F")


## code

targetmatvec=unlist(targetmat)+1
yrange=range(targetmatvec[targetmatvec>0]);
# yrange[1]=1; # set the minimum value to 1
for(i in 1:length(targetmat)){
  vali=targetmat[[i]]+1;
  if(i==1){
    plot(1:length(vali),vali,type='b',las=1,pch=20,main=paste('sgRNAs in',targetgene),ylab='Read counts',xlab='Samples',xlim=c(0.7,length(vali)+0.3),ylim = yrange,col=colors[(i %% length(colors))],xaxt='n',log='y')
    axis(1,at=1:length(vali),labels=(collabel),las=2)
    # lines(0:100,rep(1,101),col='black');
  }else{
    lines(1:length(vali),vali,type='b',pch=20,col=colors[(i %% length(colors))])
  }
}




# parameters
# Do not modify the variables beginning with "__"
targetmat=list(c(57.48812989777751,190.56669884409104,580.4379573943959),c(242.05528378011593,168.27819605530883,223.24536822861367))
targetgene="human_lncrna_fused_49762"
collabel=c("LncRNA_library_rep1","MIAPACA_wo_rep1","MIAPACA_wo_rep2")

# set up color using RColorBrewer
#library(RColorBrewer)
#colors <- brewer.pal(length(targetgenelist), "Set1")

colors=c( "#E41A1C", "#377EB8", "#4DAF4A", "#984EA3", "#FF7F00",  "#A65628", "#F781BF",
          "#999999", "#66C2A5", "#FC8D62", "#8DA0CB", "#E78AC3", "#A6D854", "#FFD92F", "#E5C494", "#B3B3B3", 
          "#8DD3C7", "#FFFFB3", "#BEBADA", "#FB8072", "#80B1D3", "#FDB462", "#B3DE69", "#FCCDE5",
          "#D9D9D9", "#BC80BD", "#CCEBC5", "#FFED6F")


## code

targetmatvec=unlist(targetmat)+1
yrange=range(targetmatvec[targetmatvec>0]);
# yrange[1]=1; # set the minimum value to 1
for(i in 1:length(targetmat)){
  vali=targetmat[[i]]+1;
  if(i==1){
    plot(1:length(vali),vali,type='b',las=1,pch=20,main=paste('sgRNAs in',targetgene),ylab='Read counts',xlab='Samples',xlim=c(0.7,length(vali)+0.3),ylim = yrange,col=colors[(i %% length(colors))],xaxt='n',log='y')
    axis(1,at=1:length(vali),labels=(collabel),las=2)
    # lines(0:100,rep(1,101),col='black');
  }else{
    lines(1:length(vali),vali,type='b',pch=20,col=colors[(i %% length(colors))])
  }
}




# parameters
# Do not modify the variables beginning with "__"
targetmat=list(c(103.62991836836164,196.13882454128708,296.9163397440569),c(187.59284492959003,109.21366366503466,97.11173517944708),c(177.00292626420955,452.4566066122866,372.8197649417851),c(97.5785362738592,184.994573146896,361.65749653035425))
targetgene="human_lncrna_fused_87656"
collabel=c("LncRNA_library_rep1","MIAPACA_wo_rep1","MIAPACA_wo_rep2")

# set up color using RColorBrewer
#library(RColorBrewer)
#colors <- brewer.pal(length(targetgenelist), "Set1")

colors=c( "#E41A1C", "#377EB8", "#4DAF4A", "#984EA3", "#FF7F00",  "#A65628", "#F781BF",
          "#999999", "#66C2A5", "#FC8D62", "#8DA0CB", "#E78AC3", "#A6D854", "#FFD92F", "#E5C494", "#B3B3B3", 
          "#8DD3C7", "#FFFFB3", "#BEBADA", "#FB8072", "#80B1D3", "#FDB462", "#B3DE69", "#FCCDE5",
          "#D9D9D9", "#BC80BD", "#CCEBC5", "#FFED6F")


## code

targetmatvec=unlist(targetmat)+1
yrange=range(targetmatvec[targetmatvec>0]);
# yrange[1]=1; # set the minimum value to 1
for(i in 1:length(targetmat)){
  vali=targetmat[[i]]+1;
  if(i==1){
    plot(1:length(vali),vali,type='b',las=1,pch=20,main=paste('sgRNAs in',targetgene),ylab='Read counts',xlab='Samples',xlim=c(0.7,length(vali)+0.3),ylim = yrange,col=colors[(i %% length(colors))],xaxt='n',log='y')
    axis(1,at=1:length(vali),labels=(collabel),las=2)
    # lines(0:100,rep(1,101),col='black');
  }else{
    lines(1:length(vali),vali,type='b',pch=20,col=colors[(i %% length(colors))])
  }
}



dev.off()
Sweave("test_analysis_MIAPACA_wo_summary.Rnw");
library(tools);

texi2dvi("test_analysis_MIAPACA_wo_summary.tex",pdf=TRUE);
